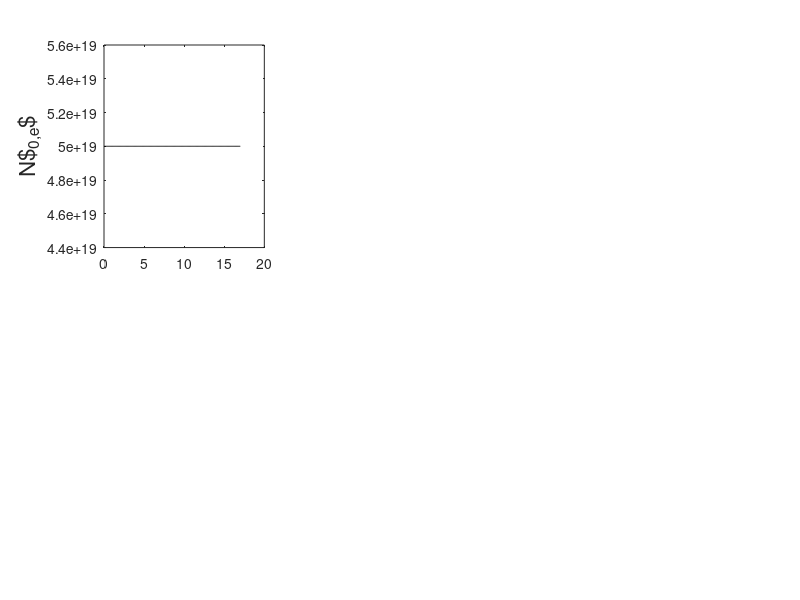

Reproduce this figure in MATLAB. (Note: this script raises an error after producing the figure.)
%----------------------------------------%
% main script for 1D DVE loop            %
% rlbarnett c3149416 061117              %
%----------------------------------------%

%--
% constants
mu0 = 4.0*pi*1.0e-7;
eps0 = 8.85e-12;
c0 = 1.0/sqrt(eps0*mu0);

%--
% magnetic field (tesla)
B0 = 2.6;

%--
% driver freq
freq = 30.0e6;
om = 2.0*pi*freq;
k0 = om/c0;
wavel0 = (2*pi)/k0;

%--
% define wavenumbers ky and kz (/m); use values given in van eester section IV?? No
% others mentioned
ky = 0.0;
kz = 15.0;

%--
% "common local derivatives for N0, v||^2, static potential and
% ponderomotive potential" 
lamby = 0.0;
lambz = 0.0;

%--
% spatial domain
npts = 256;
xmin = 0.0;
xmax = 17.0;
dx = (xmax - xmin)/(npts - 1);
% npts = ((xmax - xmin)/dx);
xax = linspace(xmin, xmax, npts);
% xax = xmin:dx:xmax;
% dx = (xmax - xmin)/(npts - 1);

%--
% background density -- set to zero for vacuum case
Nmax = 5.0e19;
N0 = Nmax*ones(1,npts);

%--
% initialise perturbed density as zero
N1 = zeros(1,npts);
N1e = N1;
N1i = N1;

%--
% initialise perturbed velocity as zero
v1 = zeros(1,npts);
v1e = v1;
v1i = v1;

%--
% electron constants
e = -1.6022e-19;
me = 9.11e-31*ones(1,npts);

pd1 = makedist('HalfNormal','sigma',0.15);
np_bound = floor(0.1*npts);
ax = linspace(0,dx*np_bound,np_bound);
pdf1 = pdf(pd1,ax);
pdf1 = pdf1/max(pdf1);
% ax = linspace(0,pi/2,np_bound);
% test = cos(ax);
damp = 0.0;%max(me)*pdf1;

% me(1:np_bound) = me(1:np_bound) + 1i*damp;
me(end-(np_bound-1):end) = me(end-(np_bound-1):end) + 1i*fliplr(damp);

%--
% temperature
T_ev = 15.0;

%--
% thermal velocity
vt = sqrt((T_ev*abs(e)) ./ me);

%--
% ion constants (95% D, 5% H)
qd = abs(e);
mp = 1.67e-27;
md = 2.0*mp*ones(1,npts);
md(1:np_bound) = md(1:np_bound) + 1i*damp;
md(end-(np_bound-1):end) = md(end-(np_bound-1):end) + 1i*fliplr(damp);

qh = abs(e);
mh = mp*ones(1,npts);
mh(1:np_bound) = mh(1:np_bound) + 1i*damp;
mh(end-(np_bound-1):end) = mh(end-(np_bound-1):end) + 1i*fliplr(damp);

%-- 
% cyclotron frequencies
om_ce = e*B0./me;
om_cd = qd*B0./md;
om_ch = qh*B0./mh;

%--
% rotation matrix
alpha = 0.;
beta = 0.;

r11 = cos(beta)*cos(alpha);
r12 = cos(beta)*sin(alpha);
r13 = -sin(beta);
r21 = -sin(alpha);
r22 = cos(alpha);
r23 = 0.0;
r31 = sin(beta)*cos(alpha);
r32 = sin(beta)*sin(alpha);
r33 = cos(beta);

rot = [[r11, r12, r13]
     [r21, r22, r23]
     [r31, r32, r33]];
 
e_para = rot(3,:);
Bvec = B0*e_para;

%--
% electron calcs; density, plasma frequency 
N0e = 1.0*N0;
om_pe = sqrt(N0e*e^2./(me*eps0));

%--
% ion calcs (95% D, 5% H); density, plasma frequency
N0d = 0.95*N0;
om_pd = sqrt(N0d*qd^2./(md*eps0));
N0h = 0.05*N0;
om_ph = sqrt(N0h*qh^2./(mh*eps0));
N0i = N0h + N0d;

nmax = 10;

%%

% for iter=1:nmax
    
%     tic

%--
% plot electron densities
figure(1);
set(gcf,'Position',[0   536   824   419])
% suptitle(['Iteration ' num2str(iter)])

subplot(2,3,1)
plot(xax,N0e,'k')
ylabel('N$_{0,e}$','Fontsize',16)
ytickformat('%.2f')

subplot(2,3,2)
plot(xax,N1e,'k')
ylabel('N$_{1,e}$','Fontsize',16)
ytickformat('%.2f')

hold on

%--
% poisson solve for static potential -- solution (output) "static_pot"

poisson_sol;%(Ne, Nh, Nd, lamby, lambz, e, eps0, dx, npts);

%--
% plot static potential
subplot(2,3,3)
plot(xax,static_pot,'r')
ylabel('$\phi$ (V)','Fontsize',16)
ytickformat('%.2f')

%--
% static electric field calculation -- solution (output) "static_e(x,y,z)"

static_e;

%--
% plot static electric field solutions
subplot(2,3,4)
plot(xax,static_ex,'k')
ylabel('E$_{0,ex}$','Fontsize',16)
ytickformat('%.2f')

subplot(2,3,5)
plot(xax,static_ey,'k')
ylabel('E$_{0,ey}$','Fontsize',16)
ytickformat('%.2f')

subplot(2,3,6)
plot(xax,static_ez,'k')
ylabel('E$_{0,ez}$','Fontsize',16)
ytickformat('%.2f')

hold off
drawnow

%--
% wave solver to find rf electric field -- solution (output) "rf_e(x,y,z)"

wave_sol;

profile on
%--
% call dispersion relation script
dispersion;

%%

%--
% plot rf wave solutions
figure(2);
set(gcf,'Position',[859   536   824   419])
% suptitle(['Iteration ' num2str(iter)])

subplot(3,3,1)
plot(xax,real(rf_ex),'k')
hold on
plot(xax,imag(rf_ex),'--b')
legend('Re[Ex]', 'Im[Ex]', 'Location', 'northwest') 
ylabel('E$_{1,ex}$','Fontsize',16)
ytickformat('%.2f')

subplot(3,3,2)
plot(xax,real(rf_ey),'k')
hold on
plot(xax,imag(rf_ey),'--b')
ylabel('E$_{1,ey}$','Fontsize',16)
ytickformat('%.2f')

subplot(3,3,3)
plot(xax,real(rf_ez),'k')
hold on
plot(xax,imag(rf_ez),'--b')
ylabel('E$_{1,ez}$','Fontsize',16)
ytickformat('%.2f')

hold on

%--
% ponderomotive acceleration calculation -- solution (output)
% "a_pond(x,y,z)"

a_pond;

%--
% plot ponderomotive potential and accelerations
subplot(3,3,4)
plot(xax,pond_pote,'r')
ylabel('$\Theta$','Fontsize',16)
ytickformat('%.2f')

subplot(3,3,7)
plot(xax,a_pondex,'k')
ylabel('$(-\nabla\Theta)_x$','Fontsize',16)
ytickformat('%.2f')

subplot(3,3,8)
plot(xax,a_pondey,'k')
ylabel('$(-\nabla\Theta)_y$','Fontsize',16)
ytickformat('%.2f')

subplot(3,3,9)
plot(xax,a_pondez,'k')
ylabel('$(-\nabla\Theta)_z$','Fontsize',16)
ytickformat('%.2f')

hold off
drawnow

%--
% pressure term -- solution (output) "press(x,y,z)"

pressure;

%--
% plot pressures
figure(3);
set(gcf,'Position',[6    60   824   419])
% suptitle(['Iteration ' num2str(iter)])

subplot(3,3,1)
plot(xax,pressex,'k')
ylabel('$(\nabla N_0/N_0)_x$','Fontsize',16)
ytickformat('%.2f')

subplot(3,3,2)
plot(xax,pressey,'k')
ylabel('$(\nabla N_0/N_0)_y$','Fontsize',16)
ytickformat('%.2f')

subplot(3,3,3)
plot(xax,pressez,'k')
ylabel('$(\nabla N_0/N_0)_z$','Fontsize',16)
ytickformat('%.2f')

hold on

%--
% calculate perpendicular drift velocities analytically -- solution
% (output) "v_perp(1,2)"

v_drift;


%--
% calculate perturbed velocity

fastv_update;

%--
% plot perpendicular drift velocities
subplot(3,3,4)
plot(xax,vd_perp1e,'k')
ylabel('v$_{e\perp,1}$','Fontsize',16)
ytickformat('%.2f')

subplot(3,3,5)
plot(xax,vd_perp2e,'k')
ylabel('v$_{e\perp,2e}$','Fontsize',16)
ytickformat('%.2f')

%--
% solve equation 23 (DVE 2015): slow time scale continuity equation yielding v
% parallel -- solution (output)

cont_slow;

%--
% plot parallel drift velocity and perturbed velocity
subplot(3,3,6)
plot(xax,v_parae,'k')
ylabel('v$_{e\parallel}$','Fontsize',16)
ytickformat('%.2f')

subplot(3,3,7)
plot(xax,v1e(1,:),'r')
hold on
plot(xax,v1e(2,:))
plot(xax,v1e(3,:))
ylabel('v$_{1,e}$','Fontsize',16)
legend('$v1_{e,x}$','$v1_{e,y}$','$v1_{e,z}$')
ytickformat('%.2f')
hold off

hold off
drawnow

%--
% solve equation 24 (DVE 2015): slow time scale parallel equation of motion yielding log(N0) 
% -- solution (output)

% eqofmot_slow;


%--
% solve equation 25 (DVE 2015): fast time scale continuity equation
% yielding the perturbed density 

% cont_fast;

%     toc
    
%     end



